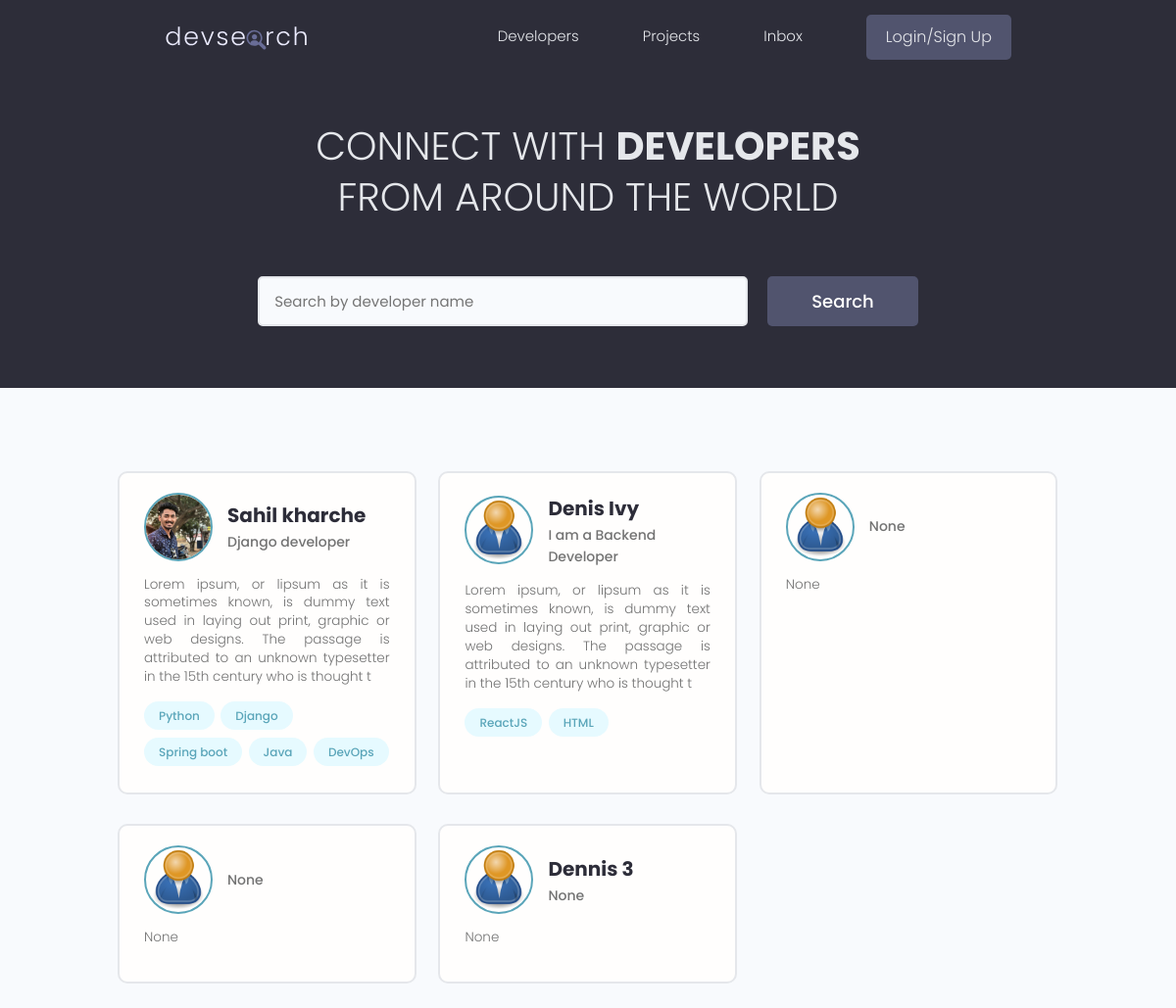
The page / on the database its author committed.
### users/models.py (models this page shows, shortened)
class Profile(models.Model):
    user = models.OneToOneField(User , on_delete=models.CASCADE , null=True, blank=True)
    name = models.CharField(max_length=200, blank=True, null=True)
    username = models.CharField(max_length=200, null=True, blank=True)
    location = models.CharField(max_length=200, null=True, blank=True)
    email = models.EmailField(max_length=500, blank=True, null=True)
    short_intro = models.CharField(max_length=200, blank=True, null=True)
    bio = models.TextField(null=True,blank=True)
    profile_image = models.ImageField(null=True, blank=True, upload_to='profiles/' , default="profiles/user-default.png" )
    social_github = models.CharField(max_length=200, blank=True, null=True)
    social_twitter = models.CharField(max_length=200, blank=True, null=True)
    social_linkedin = models.CharField(max_length=200, blank=True, null=True)
    social_stackoverflow = models.CharField(max_length=200, blank=True, null=True)
    social_website = models.CharField(max_length=200, blank=True, null=True)
    created = models.DateTimeField(auto_now_add=True)
    id = models.UUIDField(default=uuid.uuid4 , unique=True , primary_key=True , editable=False)

class skill(models.Model):
    owner = models.ForeignKey(Profile, on_delete=models.CASCADE, null=True, blank=True)
    name = models.CharField(max_length=100 , null=True, blank=True)
    description = models.TextField(null=True, blank=True)
    created = models.DateTimeField(auto_now_add=True)
    id = models.UUIDField(default=uuid.uuid4 , unique=True , primary_key=True , editable=False)
    def __str__(self) :
        return str(self.name)

### users/views.py (the view)
# urls.py: path('' , views.profiles , name='profiles'),
def profiles(request):
    profiles = Profile.objects.all()
    context = {'profiles':profiles}
    return render(request, 'users/profiles.html',context)

### users/templates/users/profiles.html (shortened to what this page needs)
{% extends 'main.html' %}
{% block content %}
<main class="home">
    <section class="hero-section text-center">
      <div class="container container--narrow">
        <div class="hero-section__box">
          <h2>CONNECT WITH <span>DEVELOPERS</span></h2>
          <h2>FROM AROUND THE WORLD</h2>
        </div>
        <div class="hero-section__search">
          <form class="form" action="#" method="get">
            <div class="form__field">
              <input class="input input--text" id="formInput#search" type="text" name="text"
                placeholder="Search by developer name" />
            </div>
            <input class="btn btn--sub btn--lg" type="submit" value="Search" />
          </form>
        </div>
      </div>
    </section>
    <section class="devlist">
      <div class="container">
        <div class="grid grid--three">
          {% for profile in profiles %}
          <div class="column card">
            <div class="dev">
              <a href="{% url 'user-profile' profile.id %}" class="card__body">
                <div class="dev__profile">
                  <img class="avatar avatar--md" src="{{profile.profile_image.url}}" alt="image" />
                  <div class="dev__meta">
                    <h3>{{profile.name}}</h3>
                    <h5>{{profile.short_intro|slice:"60"}}</h5>
                  </div>
                </div>
                <p class="dev__info">
                  {{profile.bio|slice:"200"}}
                </p>
                <div class="dev__skills">
                {% for skill in profile.skill_set.all|slice:"5" %}
                  <span class="tag tag--pill tag--main">
                    <small>{{skill}}</small>
                  </span>
                {% endfor %}
                </div>
              </a>
            </div>
          </div>
          {% endfor %}
        </div>
      </div>
    </section>
  </main>
{% endblock content %}

### static/styles/app.css (style rules this page uses)
:root { --color-sub: #2d2d39; }
.btn--sub { background-color: var(--color-sub-light); }
.card { border: 2px solid var(--color-light); }
img { width: 100%; }
.hero-section { height: 40vh; display: flex; align-items: center; background-color: var(--color-sub); }
.hero-section__box { margin-bottom: 4rem; }
.hero-section__box > h2, .hero-section__box > h2 > span { font-size: 4rem; color: var(--color-light); line-height: 1.3; text-transform: uppercase; }
.hero-section__box > h2 { font-weight: 300; }
.hero-section__box > h2 > span { font-weight: 700; }
.hero-section__search > .form { display: flex; align-items: center; justify-content: center; gap: 2rem; }
.hero-section__search > .form input.input--text { width: 50rem; }
.devlist { margin-top: 8rem; }
.devlist .grid { align-items: stretch; }
.devlist .dev .dev__profile { display: flex; align-items: center; gap: 1.5rem; }
.devlist .dev .dev__meta h3 { color: var(--color-sub); font-size: 2rem; font-weight: 700; }
.devlist .dev .dev__meta h5 { color: var(--color-text); font-size: 1.4rem; font-weight: 500; }
.devlist .dev .dev__info { margin: 1.5rem 0; font-size: 1.35rem; line-height: 1.4; text-align: justify; }

### static/uikit/styles/modules/_variables.css (style rules this page uses)
:root { --color-main: #5aa5b9; --color-main-light: #e6faff; --color-sub: #3f4156; --color-sub-light: #51546e; --color-sub-lighter: #ededfd; --color-text: #737373; --color-gray: #8b8b8b; --color-light: #e5e7eb; --color-light-gray: #767676; --color-bg: #f8fafd; --color-white: #fffefd; --color-white-light: #f3f3f3; --color-success: #359e64; --color-success-bg: #def8e8; --color-error: #fc4b0b; --color-error-bg: #fff2ee; --font-base: 'Poppins', arial, helvetica, 'Segoe UI', roboto, ubuntu, sans-serif; --font-monospace: 'Fira Code', 'Courier New', courier, monospace; --font-regular: 300; --font-medium: 500; --font-bold: 700; --generic-shadow: 1px 1px 5px #00000010; --generic-transition: all 0.3s ease-in-out; }

### static/uikit/styles/modules/_base.css (style rules this page uses)
* { margin: 0; padding: 0; box-sizing: border-box; text-rendering: optimizeLegibility; color: inherit; font-size: inherit; }
html { font-size: 50%; }
@media only screen and (min-width: 480px) { html { font-size: 56.25%; } }
@media only screen and (min-width: 1200px) { html { font-size: 62.5%; } }
body { line-height: 1.6; font-weight: 400; font-size: 1.5rem; color: var(--color-text); background-color: var(--color-bg); min-height: 100vh; }

### static/uikit/styles/modules/_typography.css (style rules this page uses)
* { font-family: var(--font-base); }
h2 { font-size: 3.6rem; font-weight: var(--font-bold); }
h3 { font-size: 3.2rem; font-weight: var(--font-medium); }
h5 { font-size: 2.4rem; font-weight: var(--font-medium); }
h5, h6 { font-weight: var(--font-regular); }
p, span, strong { font-size: 1.6rem; color: var(--color-text); font-weight: var(--font-regular); }
a { padding-bottom: 2px; text-decoration: none; display: inline-block; color: var(--color-main); font-weight: var(--font-medium); }

### static/uikit/styles/modules/_utilities.css (style rules this page uses)
.container { width: 92%; max-width: 165rem; margin: 0 auto; box-sizing: border-box; }
.container--narrow { width: 92%; max-width: 120rem; }
@media screen and (min-width: 1000px) { .container { width: 90%; } }
@media screen and (min-width: 1000px) { .container--narrow { width: 85%; } }
@media screen and (min-width: 1200px) { .container { width: 80%; } }
@media screen and (min-width: 1200px) { .container--narrow { width: 72%; } }
.text-center { text-align: center; }

### static/uikit/styles/modules/_avatar.css (style rules this page uses)
.avatar { border-radius: 50%; border: 2px solid var(--color-main); object-fit: cover; }
.avatar--md { height: 7rem; width: 7rem; }

### static/uikit/styles/modules/_button.css (style rules this page uses)
.btn { display: inline-block; position: relative; cursor: pointer; background-color: var(--color-light); font-weight: var(--font-medium); color: var(--color-sub); text-decoration: none; padding: 1rem 2rem; border-radius: 0.5rem; border: none; width: -webkit-fit-content; width: -moz-fit-content; width: fit-content; height: -webkit-fit-content; height: -moz-fit-content; height: fit-content; font-size: 1.6rem; outline-width: 0; outline-color: transparent; -webkit-backface-visibility: hidden; backface-visibility: hidden; transition: all 0.3s ease-in-out; }
.btn--sub { background-color: var(--color-sub); color: var(--color-white); }
.btn--lg { font-size: 1.8rem; padding: 1.2rem 4.5rem; }

### static/uikit/styles/modules/_card.css (style rules this page uses)
.card { border-radius: 1rem; background-color: var(--color-white); border: 1.5px solid var(--color-light); width: auto; height: auto; margin-top: 0.5rem; margin-bottom: 0.5rem; overflow: hidden; }
.card__body, .card__header { padding: 2rem 2.5rem; }

### rows shown on the page
Profile: profile_image (picture), name "Sahil kharche", short_intro "Django developer", bio "Lorem ipsum, or lipsum as it is sometimes known, is dummy text used in laying out print, graphic or web designs. The passage is attributed to an unknown typesetter in the 15th century who is thought t"
skill: name "Python"
skill: name "Django"
skill: name "Spring boot"
skill: name "Java"
skill: name "DevOps"
Profile: profile_image (placeholder picture), name "Denis Ivy", short_intro "I am a Backend Developer", bio "Lorem ipsum, or lipsum as it is sometimes known, is dummy text used in laying out print, graphic or web designs. The passage is attributed to an unknown typesetter in the 15th century who is thought t"
skill: name "ReactJS"
skill: name "HTML"
Profile: profile_image (placeholder picture), short_intro "None", bio "None"
Profile: profile_image (placeholder picture), short_intro "None", bio "None"
Profile: profile_image (placeholder picture), name "Dennis 3", short_intro "None", bio "None"
